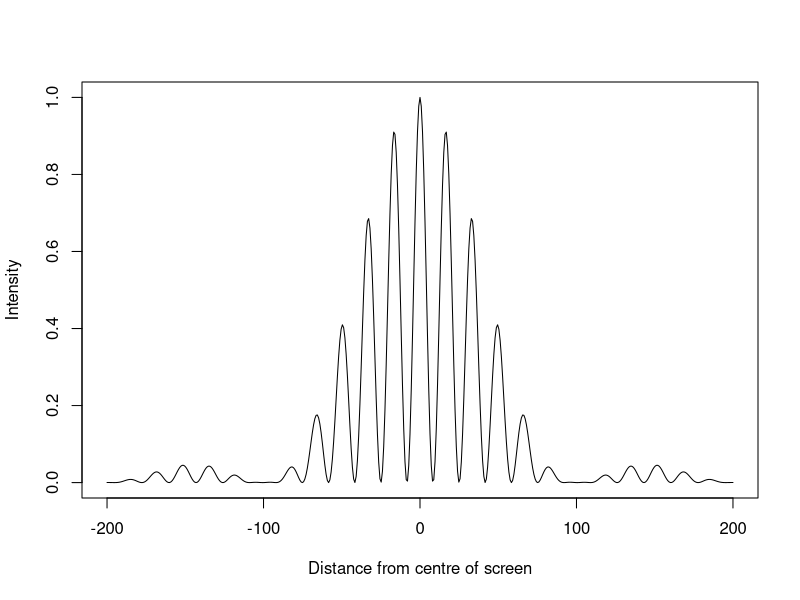

Recreate this plot in R.
# Simon Toogood
# Task 2

# ---- Function definitions ---- #
sinc <- function(x) {
  out <- sin(x) / x
  out[x == 0] <- 1
  return(out) }

# ---- Constant definitions ---- #
L <- 1000          # Distance (from apertures) to screen
a <- 0.5           # Size of each aperture
d <- 3             # Separation of the slits
lambda <- 0.05     # Wavelength of light
k <- 2*pi / lambda # Wavenumber

# Define distance along the screen, from -y.max to +y.max
y.max <- 200       # Size of the screen
screen.size <- 501 # Sets the number of pixels on the screen (ie. the resolution)
screen <- seq(-y.max, y.max, length.out=screen.size)

# Calculate the intensity at each pixel
theta <- atan(screen/L)
half.phi <- (pi*a*sin(theta)) / lambda
half.delta <- (pi*d*sin(theta)) / lambda
intensity <- (sinc(half.phi) * cos(half.delta))^2

# Plot the intensity across the screen
plot(screen, intensity, type="l", xlab="Distance from centre of screen", ylab="Intensity")
